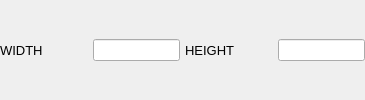
	<widget class="QWidget" name="panel3DCanvasSize">
	  <property name="sizePolicy">
	    <sizepolicy hsizetype="Expanding" vsizetype="Fixed">
	      <horstretch>0</horstretch>
	      <verstretch>0</verstretch>
	    </sizepolicy>
	  </property>

	  <layout class="QVBoxLayout" name="panel3DCanvasSizeVBoxLayout">
	    <property name="leftMargin">
	      <number>0</number>
	    </property>
	    <property name="topMargin">
	      <number>0</number>
	    </property>
	    <property name="rightMargin">
	      <number>0</number>
	    </property>
	    <property name="bottomMargin">
	      <number>0</number>
	    </property>
	    <property name="spacing">
	      <number>0</number>
	    </property>

	    <item>
	      <layout class="QGridLayout" name="panel3DCanvasGridLayout">
		<property name="leftMargin">
		  <number>0</number>
		</property>
		<property name="topMargin">
		  <number>0</number>
		</property>
		<property name="rightMargin">
		  <number>0</number>
		</property>
		<property name="bottomMargin">
		  <number>0</number>
		</property>
		<property name="spacing">
		  <number>5</number>
		</property>

		<!-- row 1 -->

		<item row="0" column="0">
		  <widget class="QLabel" name="label3DCanvasWidth">
		    <property name="sizePolicy">
		      <sizepolicy hsizetype="Expanding" vsizetype="Fixed">
			<horstretch>1</horstretch>
			<verstretch>0</verstretch>
		      </sizepolicy>
		    </property>
		    <property name="minimumSize">
		      <size>
			<width>50</width>
			<height>22</height>
		      </size>
		    </property>
		    <property name="maximumSize">
		      <size>
			<width>10000</width>
			<height>22</height>
		      </size>
		    </property>
		    <property name="alignment">
		      <set>Qt::AlignLeft|Qt::AlignVCenter</set>
		    </property>
		    <property name="margin">
		      <number>5</number>
		    </property>
		    <property name="text">
		      <string>WIDTH</string>
		    </property>
		    <property name="font">
		      <font>
			<pointsize>10</pointsize>
		      </font>
		    </property>
		  </widget>
		</item>

		<item row="0" column="1">
		  <widget class="QLineEdit" name="edit3DCanvasWidth">
		    <property name="sizePolicy">
		      <sizepolicy hsizetype="Expanding" vsizetype="Fixed">
			<horstretch>1</horstretch>
			<verstretch>0</verstretch>
		      </sizepolicy>
		    </property>
		    <property name="minimumSize">
		      <size>
			<width>50</width>
			<height>22</height>
		      </size>
		    </property>
		    <property name="maximumSize">
		      <size>
			<width>10000</width>
			<height>22</height>
		      </size>
		    </property>
		    <property name="text">
		      <string/>
		    </property>
		    <property name="readOnly">
		      <bool>true</bool>
		    </property>
		    <property name="font">
		      <font>
			<pointsize>10</pointsize>
		      </font>
		    </property>
		  </widget>
		</item>

		<item row="0" column="2">
		  <widget class="QLabel" name="label3DCanvasHeight">
		    <property name="sizePolicy">
		      <sizepolicy hsizetype="Expanding" vsizetype="Fixed">
			<horstretch>1</horstretch>
			<verstretch>0</verstretch>
		      </sizepolicy>
		    </property>
		    <property name="minimumSize">
		      <size>
			<width>50</width>
			<height>22</height>
		      </size>
		    </property>
		    <property name="maximumSize">
		      <size>
			<width>10000</width>
			<height>22</height>
		      </size>
		    </property>
		    <property name="margin">
		      <number>5</number>
		    </property>
		    <property name="alignment">
		      <set>Qt::AlignLeft|Qt::AlignVCenter</set>
		    </property>
		    <property name="text">
		      <string>HEIGHT</string>
		    </property>
		    <property name="font">
		      <font>
			<pointsize>10</pointsize>
		      </font>
		    </property>
		  </widget>
		</item>

		<item row="0" column="3">
		  <widget class="QLineEdit" name="edit3DCanvasHeight">
		    <property name="sizePolicy">
		      <sizepolicy hsizetype="Expanding" vsizetype="Fixed">
			<horstretch>1</horstretch>
			<verstretch>0</verstretch>
		      </sizepolicy>
		    </property>
		    <property name="minimumSize">
		      <size>
			<width>50</width>
			<height>22</height>
		      </size>
		    </property>
		    <property name="maximumSize">
		      <size>
			<width>10000</width>
			<height>22</height>
		      </size>
		    </property>
		    <property name="text">
		      <string/>
		    </property>
		    <property name="readOnly">
		      <bool>true</bool>
		    </property>
		    <property name="font">
		      <font>
			<pointsize>10</pointsize>
		      </font>
		    </property>
		  </widget> <!-- "edit3DCanvasHeight" -->
		</item>

	      </layout>
	    </item>

	  </layout>
	</widget>
